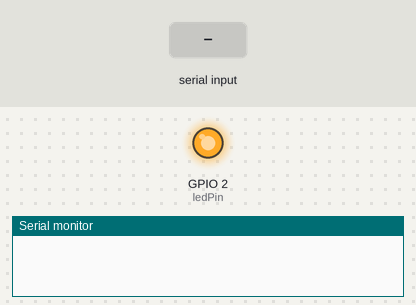
Recording of a sketch running on a simulated ESP32. On the bench: output pins drawn as LEDs (lit = HIGH), the last lines printed to the serial monitor. Dashed ring = blinking. Inputs (shaded band) come from the test bench.

Above: at 1.2 s.
1.3 s: "5\n" received over Serial
At 2.7 s:
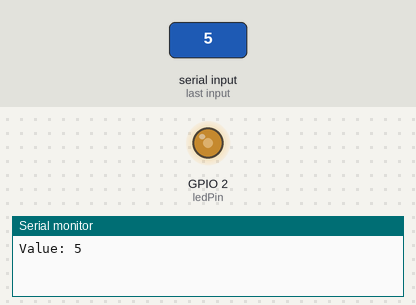
3.0 s: "90,45\n" received over Serial
At 3.15 s:
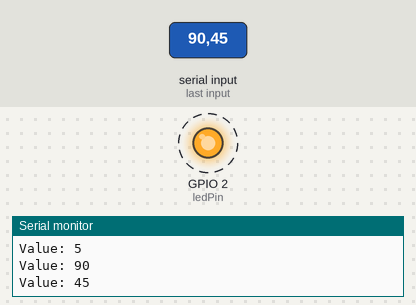
Timing chart, 0 to 12.0 s (numbered marks = the images above; inputs shaded):
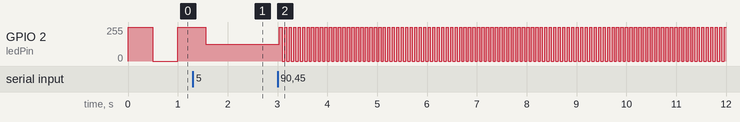

The sketch:

Task_scheduling_led.ino
```cpp
//create two tasks to control the blinking rate of an LED
//one task should listen for input on the serial terminal. when you enter a number,
//the delay time on the blinking LED
//should be updated to that time
//the other tasks causes the LED to blink at the proper delay time
#if CONFIG_FREERTOS_UNICORE
  static const BaseType_t app_cpu = 0;
#else
  static const BaseType_t app_cpu = 1;
#endif

static const int ledPin = 2;
static TaskHandle_t readSerialTask = NULL; //allows you to refer to a specific task
static TaskHandle_t toggleLEDTask = NULL;

static volatile int led_delay = 500; // ms, written by readSerial, read by toggleLED

void readSerial(void * parameter)
{
  while (1)
  {
    if (Serial.available() > 0) { //checks whether there is incoming data
      int value = Serial.parseInt();
      // parseInt returns 0 when there is no number (e.g. a stray '\n'), so ignore it
      if (value > 0) {
        led_delay = value;
        Serial.print("Value: ");
        Serial.println(led_delay);
      }
    }
    vTaskDelay(pdMS_TO_TICKS(50)); //running -> blocked for 50 ms, so input feels responsive
  }

}

void toggleLED(void * parameter)
{
  while (1)
  {
    digitalWrite(ledPin, HIGH);
    vTaskDelay(pdMS_TO_TICKS(led_delay));
    digitalWrite(ledPin, LOW);
    vTaskDelay(pdMS_TO_TICKS(led_delay));
  }
}

void setup() {
  // put your setup code here, to run once:
  Serial.begin(115200);

  //create your led pin
  pinMode(ledPin, OUTPUT);

  //create your tasks
  xTaskCreatePinnedToCore(
    readSerial,
    "read from serial terminal",
    2048, //1024 is too small once Serial.print is involved
    NULL,
    2, //made getting the number a higher priority task
    &readSerialTask, //?
    app_cpu
  );

  xTaskCreatePinnedToCore(
    toggleLED,
    "toggle LED",
    2048,
    NULL,
    1,
    &toggleLEDTask,
    app_cpu
  );

}

void loop() {
  // put your main code here, to run repeatedly:


}
```

Measured:
- after the input at 3.0 s, GPIO 2 (ledPin): alternates 255/255 for 0.05 s and 0/255 for 0.05 s, starting at once
